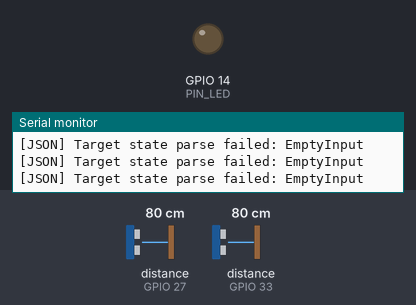
Simulated run of this sketch. Board: ESP32. Parts: output pins drawn as LEDs (lit = HIGH), the last lines printed to the serial monitor. Wiring (inferred from the names in the program): 2 × ultrasonic range finder: trigger GPIO 26, echo GPIO 27 / trigger GPIO 32, echo GPIO 33. The inputs (shaded band) are chosen by the test bench; at power-on: distance to the obstacle (sensors on GPIO 33, GPIO 27) 80 cm. The echo pulse lasts 58.3 µs per cm; WiFi joins after 1.5 s; servers stay silent unless stated; uploads are accepted with an empty reply; the local clock reads 2024-03-15 10:24:30 at power-on unless the sketch sets it; not simulated (calls return 0 or success): secrets.h; pins used as bus, display or sensor lines are not drawn.

Above: at 4.3 s.
4.4 s: distance to the obstacle (sensor on GPIO 33) set to 36 cm
5.9 s: distance to the obstacle (sensor on GPIO 33) set to 32 cm
At 6.3 s:
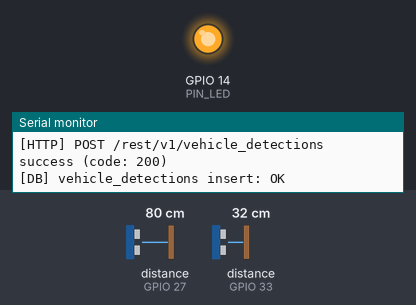
8.9 s: distance to the obstacle (sensor on GPIO 27) set to 27 cm
11.9 s: distance to the obstacle (sensor on GPIO 27) set to 21 cm
13.4 s: distance to the obstacle (sensor on GPIO 33) set to 35 cm
At 15.9 s:
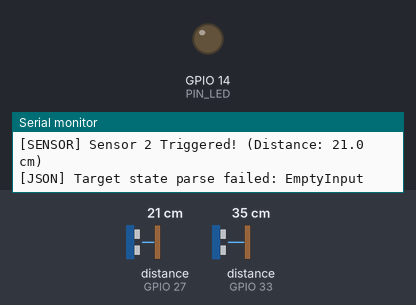
16.4 s: distance to the obstacle (sensor on GPIO 33) set to 2 cm
At 17.0 s:
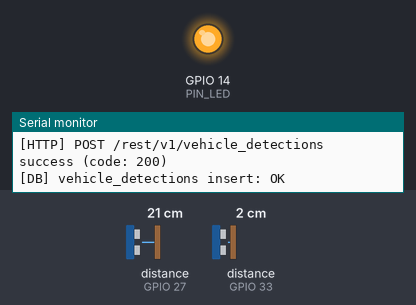
Timing chart, 0 to 19.1 s (numbered marks = the images above; inputs shaded):
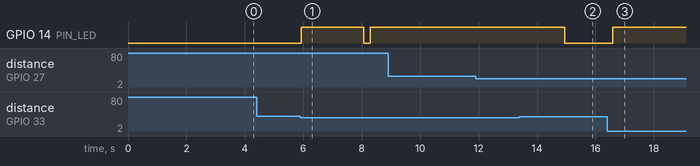

Measured:
- the behaviour switches between 35 and 34 cm on distance to the obstacle (sensor on GPIO 33) (found by bisection; images 0 and 1)
- after the input at 5.9 s, GPIO 14 (PIN_LED): LOW → HIGH at once, → LOW 2.1 s later, → HIGH 0.22 s later
- after the input at 13.4 s, GPIO 14 (PIN_LED): goes on until 14.9 s, then stays LOW
- after the input at 16.4 s, GPIO 14 (PIN_LED): LOW → HIGH after 0.20 s

The sketch:

SmartStreetLight.ino
```cpp
#include "Config.h"
#include "SensorService.h"
#include "SupabaseService.h"
#include "TimeService.h"
#include "secrets.h"
#include <ArduinoJson.h>
#include <HTTPClient.h>
#include <WiFi.h>

// Hardware instances
SensorService sensor1(PIN_TRIG_1, PIN_ECHO_1);
SensorService sensor2(PIN_TRIG_2, PIN_ECHO_2);
TimeService timeService;
SupabaseService supabaseService(SECRET_SUPABASE_URL, SECRET_SUPABASE_KEY);

// System Settings Cache
SystemSettings settings;
TargetState target;

// Device metrics
int localVehicleCount = 0;
bool currentLightState = false; // false = OFF, true = ON
String currentMode = "auto";
bool isDaytimeState = true;

// Timers and polling bounds
unsigned long lastHeartbeatMs = 0;
unsigned long lastCommandCheckMs = 0;
unsigned long lastSettingsFetchMs = 0;
unsigned long lightOffMs = 0;
unsigned long lastVehicleTriggerMs = 0;

// Bidirectional tracking timestamps
unsigned long s1TriggerTime = 0;
unsigned long s2TriggerTime = 0;
const unsigned long traversalWindowMs =
    1500; // Time window to traverse between sensors

// External/simulated vehicle detection tracking
String lastProcessedVehicleTime = "";
String lastLoggedVehicleTime = "";

// Function Declarations
void connectWiFi();
void checkWiFiConnection();
void fetchSystemSettings();
void pollTargetOverrides();
void executeLightControl();
void processSensors();
int readLDR(); // Smoothed LDR read (avg of 5 samples)

void setup() {
  Serial.begin(115200);
  delay(1000);
  Serial.println(F("\n=================================================="));
  Serial.println(F("     IoT Smart Street Light System Starting       "));
  Serial.println(F("==================================================\n"));

  // 1. Initialize PINs
  pinMode(PIN_LED, OUTPUT);
  digitalWrite(PIN_LED, LOW);
  pinMode(PIN_LDR, INPUT);
  analogSetPinAttenuation(
      PIN_LDR, ADC_11db); // Configure GPIO 34 for full 0–3.3V ADC range

  // 2. Initialize Services
  sensor1.init();
  sensor2.init();
  timeService.init();

  // 3. Connect to WiFi network
  connectWiFi();

  // 4. Synchronize clock with NTP
  timeService.syncWithNTP();

  // 5. Pre-load fallback defaults so the system runs correctly before DB fetch
  settings.lightOnDurationMs = DEFAULT_LIGHT_ON_DURATION_MS;
  settings.ldrThresholdDay = DEFAULT_LDR_THRESHOLD_DAY;
  settings.detectionDistanceCm = DEFAULT_DETECTION_DISTANCE_CM;
  settings.heartbeatIntervalS = DEFAULT_HEARTBEAT_INTERVAL_S;
  settings.nightModeStart = DEFAULT_NIGHT_START;
  settings.nightModeEnd = DEFAULT_NIGHT_END;
  settings.pollingIntervalMs = DEFAULT_POLLING_INTERVAL_MS;
  fetchSystemSettings(); // Overwrite with live DB values if available
  TargetState initialTarget;
  if (supabaseService.fetchTargetState(initialTarget)) {
    lastProcessedVehicleTime = initialTarget.lastVehicleDetectedAt;
    lastLoggedVehicleTime = initialTarget.lastVehicleDetectedAt;
    Serial.printf("[SYSTEM] Initial vehicle detection timestamp: %s\n",
                  lastProcessedVehicleTime.c_str());
  }

  // 6. Push initial heartbeat report (hardcoded ONLINE + daytime LDR)
  supabaseService.uploadHeartbeat(WiFi.RSSI(), millis() / 1000, 4095,
                                  timeService.getISO8601Timestamp());

  Serial.println(F("[SYSTEM] Initialization completed. Main loop active."));
}

void loop() {
  // Guard WiFi connection status
  checkWiFiConnection();

  // 1. Process Ultrasonic Scanners (every 30 ms)
  static unsigned long lastSensorCheckMs = 0;
  if (millis() - lastSensorCheckMs >= 30) {
    lastSensorCheckMs = millis();
    processSensors();
  }

  // 2. Periodically fetch system configuration settings (every 60 seconds)
  if (millis() - lastSettingsFetchMs >= 60000) {
    if (WiFi.status() == WL_CONNECTED) {
      fetchSystemSettings();
    }
  }

  // 3. Periodically poll target override commands (every pollingIntervalMs
  // milliseconds)
  if (millis() - lastCommandCheckMs >= settings.pollingIntervalMs) {
    if (WiFi.status() == WL_CONNECTED) {
      pollTargetOverrides();
    }
  }

  // 4. Run State Machine to evaluate Light state (continual, non-blocking)
  executeLightControl();

  // 5. Heartbeat — fires every 10 s, always reports ONLINE + hardcoded daytime LDR
  if (millis() - lastHeartbeatMs >= 10000UL) {
    if (WiFi.status() == WL_CONNECTED) {
      lastHeartbeatMs = millis();
      bool hbOk = supabaseService.uploadHeartbeat(
          WiFi.RSSI(), millis() / 1000,
          4095, // HARDCODED: always report daytime-level LDR
          timeService.getISO8601Timestamp());
      Serial.printf("[HEARTBEAT] Upload %s (RSSI: %d dBm)\n",
                    hbOk ? "OK" : "FAILED", WiFi.RSSI());
    }
  }

  // Minimal yield to prevent WDT reset
  delay(10);
}

void connectWiFi() {
  Serial.print(F("[WIFI] Connecting to SSID: "));
  Serial.println(SECRET_WIFI_SSID);

  WiFi.begin(SECRET_WIFI_SSID, SECRET_WIFI_PASSWORD);

  while (WiFi.status() != WL_CONNECTED) {
    delay(500);
    Serial.print(F("."));
  }

  Serial.println(F("\n[WIFI] Connected! IP Address: "));
  Serial.println(WiFi.localIP());
}

void checkWiFiConnection() {
  static unsigned long lastReconnectAttempt = 0;
  if (WiFi.status() != WL_CONNECTED) {
    unsigned long now = millis();
    if (lastReconnectAttempt == 0 || now - lastReconnectAttempt >= 15000) {
      lastReconnectAttempt = now;
      Serial.println(F("[WIFI] Connection lost. Reconnecting..."));
      WiFi.disconnect();
      WiFi.begin(SECRET_WIFI_SSID, SECRET_WIFI_PASSWORD);
    }
  } else {
    lastReconnectAttempt = 0;
  }
}

void fetchSystemSettings() {
  lastSettingsFetchMs = millis();
  SystemSettings tempSettings;
  if (supabaseService.fetchSettings(tempSettings)) {
    settings = tempSettings;
    Serial.println(F("[CONFIG] System settings updated from database:"));
    Serial.printf("  - Light ON Duration: %d ms\n", settings.lightOnDurationMs);
    Serial.printf("  - LDR Threshold: %d\n", settings.ldrThresholdDay);
    Serial.printf("  - Sensor Distance: %.1f cm\n",
                  settings.detectionDistanceCm);
    Serial.printf("  - Heartbeat Interval: %d s\n",
                  settings.heartbeatIntervalS);
    Serial.printf("  - Night Start: %s, End: %s\n",
                  settings.nightModeStart.c_str(),
                  settings.nightModeEnd.c_str());
    Serial.printf("  - Polling Rate: %d ms\n", settings.pollingIntervalMs);
  } else {
    Serial.println(
        F("[CONFIG] Settings fetch failed. Utilizing local defaults."));
    // Load config fallback defaults
    settings.lightOnDurationMs = DEFAULT_LIGHT_ON_DURATION_MS;
    settings.ldrThresholdDay = DEFAULT_LDR_THRESHOLD_DAY;
    settings.detectionDistanceCm = DEFAULT_DETECTION_DISTANCE_CM;
    settings.heartbeatIntervalS = DEFAULT_HEARTBEAT_INTERVAL_S;
    settings.nightModeStart = DEFAULT_NIGHT_START;
    settings.nightModeEnd = DEFAULT_NIGHT_END;
    settings.pollingIntervalMs = DEFAULT_POLLING_INTERVAL_MS;
  }
}

void pollTargetOverrides() {
  lastCommandCheckMs = millis();
  TargetState tempTarget;
  if (supabaseService.fetchTargetState(tempTarget)) {
    target = tempTarget;
    currentMode = target.mode;

    Serial.printf("[DEBUG] Poll target: lastVehicleDetectedAt='%s', "
                  "lastProcessed='%s', lastLogged='%s', mode='%s'\n",
                  target.lastVehicleDetectedAt.c_str(),
                  lastProcessedVehicleTime.c_str(),
                  lastLoggedVehicleTime.c_str(), currentMode.c_str());

    // Check for simulated/external vehicle trigger
    if (target.lastVehicleDetectedAt != "" &&
        target.lastVehicleDetectedAt != lastProcessedVehicleTime &&
        target.lastVehicleDetectedAt != lastLoggedVehicleTime) {

      Serial.printf(
          "[VEHICLE] External trigger detected! Timestamp: %s (Prev: %s)\n",
          target.lastVehicleDetectedAt.c_str(),
          lastProcessedVehicleTime.c_str());

      lastProcessedVehicleTime = target.lastVehicleDetectedAt;

      // Activate light timer in AUTO mode (duration from DB settings)
      if (currentMode == "auto") {
        lightOffMs = millis() + settings.lightOnDurationMs;

        // Physically turn light ON and sync with database
        currentLightState = true;
        digitalWrite(PIN_LED, HIGH);
        Serial.printf("[AUTO] Light ON for %d ms due to external trigger.\n",
                      settings.lightOnDurationMs);

        if (WiFi.status() == WL_CONNECTED) {
          supabaseService.syncPhysicalLightState(
              "ON", "auto", isDaytimeState, readLDR(),
              timeService.getISO8601Timestamp());
        }
      }
    }

    // If Mode is MANUAL, directly follow database target state overrides
    if (currentMode == "manual") {
      bool targetState = (target.lightStatus == "ON");
      if (targetState != currentLightState) {
        currentLightState = targetState;
        digitalWrite(PIN_LED, currentLightState ? HIGH : LOW);
        Serial.printf(
            "[OVERRIDE] Manual override action executed: Light is now %s\n",
            currentLightState ? "ON" : "OFF");

        // Log back change to light_status
        supabaseService.syncPhysicalLightState(
            currentLightState ? "ON" : "OFF", "manual", isDaytimeState,
            readLDR(), timeService.getISO8601Timestamp());
      }
    }
  }
}

void processSensors() {
  // Read raw distance directly to detect fast-moving vehicles instantly
  float d1 = sensor1.readRawDistance();
  float d2 = sensor2.readRawDistance();

  unsigned long now = millis();

  // Track Sensor 1 (Incoming) Triggers - Direction A
  if (d1 < settings.detectionDistanceCm && d1 > SENSOR_MIN_DISTANCE_CM) {
    if (now - s1TriggerTime > 2000) { // Cooldown of 2 seconds
      s1TriggerTime = now;
      Serial.printf("[SENSOR] Sensor 1 Triggered! (Distance: %.1f cm)\n", d1);

      localVehicleCount++;
      Serial.printf("[VEHICLE] Detected via Sensor 1 (Total Count: %d)\n",
                    localVehicleCount);

      // --- Turn light ON immediately (hardcoded 2 s) ---
      lightOffMs = now + 2000UL;
      currentLightState = true;
      digitalWrite(PIN_LED, HIGH);
      Serial.println(F("[LIGHT] LED ON for 2 s (Sensor 1)"));

      // --- Send vehicle log to Supabase ---
      if (WiFi.status() == WL_CONNECTED) {
        String nowTimestamp = timeService.getISO8601Timestamp();
        lastLoggedVehicleTime = nowTimestamp;
        lastProcessedVehicleTime = nowTimestamp;
        bool vOk = supabaseService.logVehicleDetection("direction1", 1, d1, nowTimestamp);
        Serial.printf("[DB] vehicle_detections insert: %s\n", vOk ? "OK" : "FAILED");

        // --- Sync light ON state to dashboard ---
        bool lOk = supabaseService.syncPhysicalLightState(
            "ON", "auto", true /*hardcoded daytime*/, 4095 /*hardcoded LDR*/,
            nowTimestamp);
        Serial.printf("[DB] light_status insert: %s\n", lOk ? "OK" : "FAILED");
      } else {
        Serial.println(F("[DB] WiFi not connected — Supabase skipped"));
      }
    }
  }

  // Track Sensor 2 (Outgoing) Triggers
  if (d2 < settings.detectionDistanceCm && d2 > SENSOR_MIN_DISTANCE_CM) {
    if (now - s2TriggerTime > 1500) {
      s2TriggerTime = now;
      Serial.printf("[SENSOR] Sensor 2 Triggered! (Distance: %.1f cm)\n", d2);

      // Confirmed traversal: S1 triggered within window
      if (now - s1TriggerTime < traversalWindowMs && s1TriggerTime > 0 &&
          (now - lastVehicleTriggerMs > VEHICLE_DETECTION_COOLDOWN_MS)) {
        lastVehicleTriggerMs = now;
        localVehicleCount++;
        Serial.printf("[VEHICLE] Traversal S1->S2 (Total Count: %d)\n",
                      localVehicleCount);

        // --- Turn light ON immediately (hardcoded 2 s) ---
        lightOffMs = now + 2000UL;
        currentLightState = true;
        digitalWrite(PIN_LED, HIGH);
        Serial.println(F("[LIGHT] LED ON for 2 s (Sensor 2 traversal)"));

        // --- Send vehicle log to Supabase ---
        if (WiFi.status() == WL_CONNECTED) {
          String nowTimestamp = timeService.getISO8601Timestamp();
          lastLoggedVehicleTime = nowTimestamp;
          lastProcessedVehicleTime = nowTimestamp;
          bool vOk = supabaseService.logVehicleDetection("direction2", 1, d2, nowTimestamp);
          Serial.printf("[DB] vehicle_detections insert: %s\n", vOk ? "OK" : "FAILED");

          // --- Sync light ON state to dashboard ---
          bool lOk = supabaseService.syncPhysicalLightState(
              "ON", "auto", true /*hardcoded daytime*/, 4095 /*hardcoded LDR*/,
              nowTimestamp);
          Serial.printf("[DB] light_status insert: %s\n", lOk ? "OK" : "FAILED");
        } else {
          Serial.println(F("[DB] WiFi not connected — Supabase skipped"));
        }
        s1TriggerTime = 0;
      }
    }
  }
}

void executeLightControl() {
  // HARDCODED: always treat as daytime — LDR sensor bypassed
  isDaytimeState = true;

  // Only the vehicle-detection timer drives the light in AUTO mode.
  // Night-schedule logic is intentionally disabled while hardcoded.
  if (currentMode == "auto") {
    bool targetState = (millis() < lightOffMs); // ON only during 2 s window

    if (targetState != currentLightState) {
      currentLightState = targetState;
      digitalWrite(PIN_LED, currentLightState ? HIGH : LOW);
      Serial.printf("[AUTO] Light -> %s\n",
                    currentLightState ? "ON" : "OFF");

      // Sync light OFF event back to Supabase
      if (!currentLightState && WiFi.status() == WL_CONNECTED) {
        bool lOk = supabaseService.syncPhysicalLightState(
            "OFF", "auto", true /*daytime*/, 4095 /*hardcoded LDR*/,
            timeService.getISO8601Timestamp());
        Serial.printf("[DB] light_status OFF sync: %s\n",
                      lOk ? "OK" : "FAILED");
      }
    }
  }
}

/**
 * Smoothed LDR reading: average of 5 ADC samples to reduce ESP32 ADC noise.
 * GPIO 34 is input-only with no pull resistors; attenuation must be set
 * via analogSetPinAttenuation(PIN_LDR, ADC_11db) in setup().
 */
int readLDR() {
  long sum = 0;
  for (int i = 0; i < 5; i++) {
    sum += analogRead(PIN_LDR);
    delayMicroseconds(500);
  }
  return (int)(sum / 5);
}
```

SensorService.cpp
```cpp
#include "SensorService.h"
#include "Config.h"

SensorService::SensorService(int trig, int echo) {
  trigPin = trig;
  echoPin = echo;
  readIndex = 0;
  total = 0.0f;
  average = 0.0f;
  for (int i = 0; i < FILTER_WINDOW_SIZE; i++) {
    readings[i] = 0.0f;
  }
}

void SensorService::init() {
  pinMode(trigPin, OUTPUT);
  pinMode(echoPin, INPUT);
  digitalWrite(trigPin, LOW);

  // Prime the moving average filter buffer
  float initialDistance = readRawDistance();
  if (initialDistance <= 0.0f || initialDistance > SENSOR_MAX_DISTANCE_CM) {
    initialDistance = SENSOR_MAX_DISTANCE_CM;
  }
  for (int i = 0; i < FILTER_WINDOW_SIZE; i++) {
    readings[i] = initialDistance;
  }
  total = initialDistance * FILTER_WINDOW_SIZE;
  average = initialDistance;
}

float SensorService::readRawDistance() {
  // Clear the trigger pin
  digitalWrite(trigPin, LOW);
  delayMicroseconds(2);

  // Send a 10 microsecond pulse
  digitalWrite(trigPin, HIGH);
  delayMicroseconds(10);
  digitalWrite(trigPin, LOW);

  // Measure the bounce back pulse duration in microseconds
  // Timeout set to 15000us (covers up to ~2.5 meters, reducing latency)
  long duration = pulseIn(echoPin, HIGH, 15000);

  if (duration == 0) {
    return SENSOR_MAX_DISTANCE_CM; // Timeout or sensor fault
  }

  // Calculate distance in cm (Speed of sound is 343 m/s or 0.0343 cm/us)
  float distance = (duration * 0.0343f) / 2.0f;

  // Constrain to configured ranges
  if (distance < SENSOR_MIN_DISTANCE_CM) return SENSOR_MIN_DISTANCE_CM;
  if (distance > SENSOR_MAX_DISTANCE_CM) return SENSOR_MAX_DISTANCE_CM;

  return distance;
}

float SensorService::readDistanceFiltered() {
  // Subtract the oldest reading from total
  total = total - readings[readIndex];

  // Fetch new raw reading
  float newReading = readRawDistance();

  // Store new reading
  readings[readIndex] = newReading;

  // Add reading to total
  total = total + readings[readIndex];

  // Advance index
  readIndex = (readIndex + 1) % FILTER_WINDOW_SIZE;

  // Calculate average
  average = total / FILTER_WINDOW_SIZE;

  return average;
}
```

SensorService.h
```cpp
/**
 * SensorService Class
 * Manages HC-SR04 ultrasonic sensors and applies filtering algorithms.
 */
#ifndef SENSOR_SERVICE_H
#define SENSOR_SERVICE_H

#include <Arduino.h>

class SensorService {
private:
  int trigPin;
  int echoPin;
  float readings[5]; // Moving average filter buffer
  int readIndex;
  float total;
  float average;

public:
  SensorService(int trig, int echo);
  void init();

  /**
   * Performs an ultrasonic pulse query and returns the filtered distance in cm
   */
  float readDistanceFiltered();

  /**
   * Helper to perform raw pulse timings
   */
  float readRawDistance();
};

#endif
```

TimeService.h
```cpp
/**
 * TimeService Class
 * Manages RTC (Real Time Clock) and NTP time synchronization.
 */
#ifndef TIME_SERVICE_H
#define TIME_SERVICE_H

#include <Arduino.h>
#include <Wire.h>
#include <RTClib.h>

class TimeService {
private:
  RTC_DS3231 rtc;
  bool rtcFound;
  long timezoneOffsetSeconds;

public:
  TimeService();
  void init();

  /**
   * Connect to NTP and synchronize time.
   * If successful, updates the hardware RTC register.
   */
  bool syncWithNTP();

  /**
   * Get the current ISO 8601 formatted timestamp string for database inserts
   */
  String getISO8601Timestamp();

  /**
   * Get the current time as a HH:MM string
   */
  String getFormattedTime();

  /**
   * Evaluates if the current hour/minute is within the configured night scheduling window
   * @param nightStart Start time in HH:MM format (e.g., "18:00")
   * @param nightEnd End time in HH:MM format (e.g., "06:00")
   */
  bool isNightTime(String nightStart, String nightEnd);

  /**
   * Read current epoch timestamp
   */
  uint32_t getEpochTime();
};

#endif
```

Source omitted: SupabaseService.cpp (7680 bytes), SupabaseService.h (2132 bytes), TimeService.cpp (3596 bytes), Config.h (1228 bytes)
